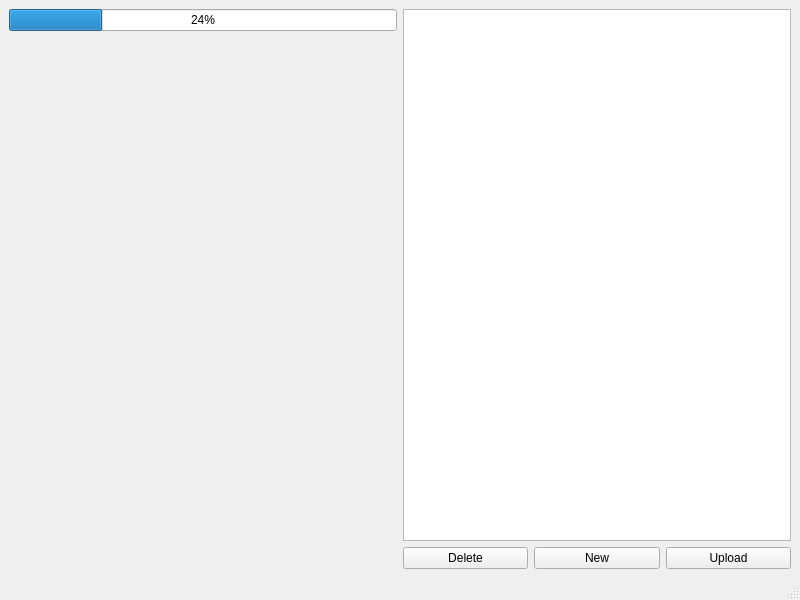
<?xml version="1.0" encoding="UTF-8"?>
<ui version="4.0">
 <class>GoogleDriveCommander</class>
 <widget class="QMainWindow" name="GoogleDriveCommander">
  <property name="geometry">
   <rect>
    <x>0</x>
    <y>0</y>
    <width>800</width>
    <height>600</height>
   </rect>
  </property>
  <property name="windowTitle">
   <string>GoogleDriveCommander</string>
  </property>
  <widget class="QWidget" name="centralwidget">
   <layout class="QHBoxLayout" name="horizontalLayout_2">
    <item>
     <layout class="QVBoxLayout" name="verticalLayout_2">
      <item>
       <widget class="QProgressBar" name="importProgressBar">
        <property name="value">
         <number>24</number>
        </property>
       </widget>
      </item>
      <item>
       <spacer name="verticalSpacer">
        <property name="orientation">
         <enum>Qt::Vertical</enum>
        </property>
        <property name="sizeHint" stdset="0">
         <size>
          <width>20</width>
          <height>40</height>
         </size>
        </property>
       </spacer>
      </item>
      <item>
       <spacer name="horizontalSpacer">
        <property name="orientation">
         <enum>Qt::Horizontal</enum>
        </property>
        <property name="sizeHint" stdset="0">
         <size>
          <width>385</width>
          <height>20</height>
         </size>
        </property>
       </spacer>
      </item>
     </layout>
    </item>
    <item>
     <layout class="QVBoxLayout" name="verticalLayout">
      <item>
       <widget class="QTableView" name="tableView"/>
      </item>
      <item>
       <layout class="QHBoxLayout" name="horizontalLayout">
        <item>
         <widget class="QPushButton" name="pushButtonDelete">
          <property name="text">
           <string>Delete</string>
          </property>
         </widget>
        </item>
        <item>
         <widget class="QPushButton" name="pushButtonNew">
          <property name="text">
           <string>New</string>
          </property>
         </widget>
        </item>
        <item>
         <widget class="QPushButton" name="pushButtonUpload">
          <property name="text">
           <string>Upload</string>
          </property>
         </widget>
        </item>
       </layout>
      </item>
     </layout>
    </item>
   </layout>
  </widget>
  <widget class="QMenuBar" name="menubar">
   <property name="geometry">
    <rect>
     <x>0</x>
     <y>0</y>
     <width>800</width>
     <height>21</height>
    </rect>
   </property>
  </widget>
  <widget class="QStatusBar" name="statusbar"/>
 </widget>
 <resources/>
 <connections>
  <connection>
   <sender>tableView</sender>
   <signal>doubleClicked(QModelIndex)</signal>
   <receiver>GoogleDriveCommander</receiver>
   <slot>tableViewDoubleClicked(QModelIndex)</slot>
   <hints>
    <hint type="sourcelabel">
     <x>519</x>
     <y>350</y>
    </hint>
    <hint type="destinationlabel">
     <x>509</x>
     <y>620</y>
    </hint>
   </hints>
  </connection>
  <connection>
   <sender>pushButtonDelete</sender>
   <signal>clicked()</signal>
   <receiver>GoogleDriveCommander</receiver>
   <slot>deleteFileDirItem()</slot>
   <hints>
    <hint type="sourcelabel">
     <x>528</x>
     <y>566</y>
    </hint>
    <hint type="destinationlabel">
     <x>588</x>
     <y>604</y>
    </hint>
   </hints>
  </connection>
  <connection>
   <sender>pushButtonNew</sender>
   <signal>clicked()</signal>
   <receiver>GoogleDriveCommander</receiver>
   <slot>startCreatingNewGoogleDriveItem()</slot>
   <hints>
    <hint type="sourcelabel">
     <x>658</x>
     <y>566</y>
    </hint>
    <hint type="destinationlabel">
     <x>674</x>
     <y>618</y>
    </hint>
   </hints>
  </connection>
  <connection>
   <sender>pushButtonUpload</sender>
   <signal>clicked()</signal>
   <receiver>GoogleDriveCommander</receiver>
   <slot>startUploadFileInGoogleDrive()</slot>
   <hints>
    <hint type="sourcelabel">
     <x>736</x>
     <y>556</y>
    </hint>
    <hint type="destinationlabel">
     <x>741</x>
     <y>639</y>
    </hint>
   </hints>
  </connection>
 </connections>
 <slots>
  <slot>tableViewDoubleClicked(QModelIndex)</slot>
  <slot>deleteFileDirItem()</slot>
  <slot>startCreatingNewGoogleDriveItem()</slot>
  <slot>startUploadFileInGoogleDrive()</slot>
 </slots>
</ui>
